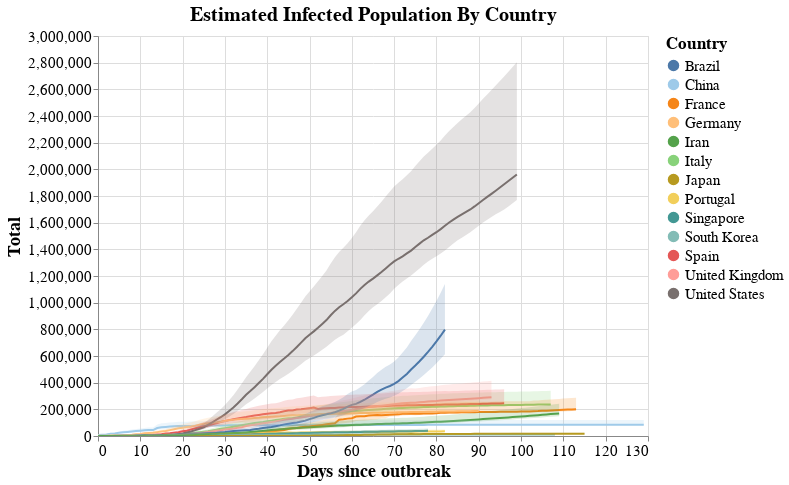

Notebook source saved alongside this figure:
### Markdown cell above
## Estimated Infected Population By Country

with respect to days since outbreak

> Tip: Click (Shift+ for multiple) on countries in the legend to filter the visualization.

### Code cell
#hide_input
# Plot estimated absolute number of infected
plot1 = plot(data_countries_pc, "line", True)
#save(plot1, "../images/covid-estimate-infections.png")
plot1

### Figure 1 — Vega-Lite specification as saved in the notebook (floating-point values rounded to 4 significant figures; data arrays with more than 128 entries replaced by an {"elided": "..."} marker saying what was removed)
{"config": {"view": {"continuousWidth": 400, "continuousHeight": 300}, "axis": {"labelFontSize": 15, "titleFontSize": 18}, "title": {"fontSize": 20}}, "layer": [{"mark": "line", "encoding": {"color": {"type": "nominal", "field": "location", "legend": {"labelFontSize": 15, "title": "Country", "titleFontSize": 17}, "scale": {"scheme": "tableau20"}}, "opacity": {"condition": {"value": 1, "selection": "selector016"}, "value": 0.1}, "x": {"type": "quantitative", "field": "n_days", "title": "Days since outbreak"}, "y": {"type": "quantitative", "field": "infected", "title": "Total"}}, "height": 400, "selection": {"selector015": {"type": "interval", "bind": "scales"}, "selector016": {"type": "multi", "fields": ["location"], "bind": "legend"}}, "title": "Estimated Infected Population By Country", "width": 550}, {"mark": "area", "encoding": {"color": {"type": "nominal", "field": "location", "legend": {"labelFontSize": 15, "title": "Country", "titleFontSize": 17}, "scale": {"scheme": "tableau20"}}, "opacity": {"condition": {"value": 0.2, "selection": "selector016"}, "value": 0.05}, "x": {"type": "quantitative", "field": "n_days"}, "y": {"type": "quantitative", "field": "total_infected_lower"}, "y2": {"field": "total_infected_upper"}}, "title": "Estimated Infected Population By Country"}], "data": {"name": "data-ab1b605b440450f5ed84f1904b5ba5fa"}, "$schema": "https://vega.github.io/schema/vega-lite/v4.8.1.json", "datasets": {"data-ab1b605b440450f5ed84f1904b5ba5fa": {"elided": "1314 records"}}}
